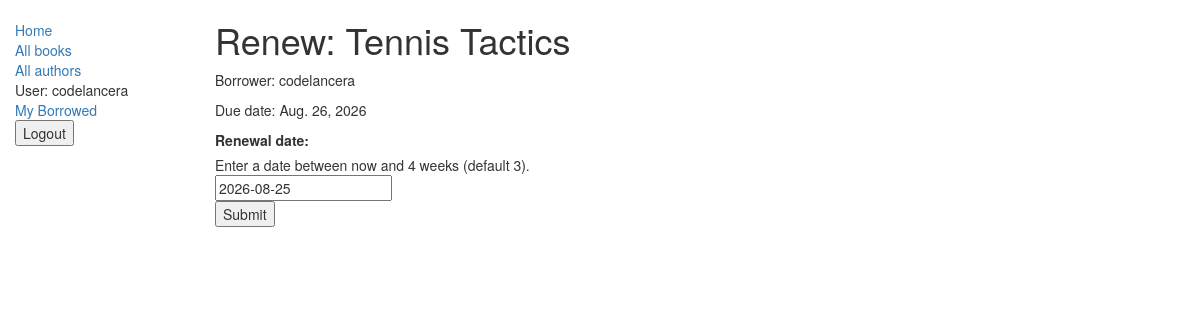
Page /catalog/book/a103a5b3-7d7f-4ad2-93c6-04ac33cd5fe1/renew/ (signed in) on the committed database.
### catalog/models.py (models this page shows, shortened)
class BookInstance(models.Model):
    id = models.UUIDField(
        primary_key=True,
        default=uuid.uuid4,
        help_text="Unique ID for this particular book"
    )
    book = models.ForeignKey(
        "Book",
        on_delete=models.SET_NULL,
        null=True
    )
    imprint = models.CharField(max_length=200)
    due_back = models.DateField(
        null=True,
        blank=True
    )
    LOAN_STATUS = (
        ("m", "Maintenance"),
        ("o", "On loan"),
        ("a", "Available"),
        ("r", "Reserved"),
    )
    status = models.CharField(
        max_length=1,
        choices=LOAN_STATUS,
        blank=True,
        default="m",
        help_text="Book availability"
    )
    class Meta:
        ordering = ["due_back"]
        permissions = (("can_mark_returned", "Set book as returned"),)
    borrower = models.ForeignKey(User, on_delete=models.SET_NULL, null=True, blank=True)
    @property
    def is_overdue(self):
        if self.due_back and date.today() > self.due_back:
            return True
        return False

class Book(models.Model):
    title = models.CharField(max_length=200)
    author = models.ForeignKey(
        "Author",
        on_delete=models.SET_NULL,
        null=True
    )
    summary = models.TextField(
        max_length=1000,
        help_text="Enter a brief description of the book"
    )
    isbn = models.CharField(
        "ISBN",
        max_length=13,
        help_text="13 Character ISBN number"
    )
    genre = models.ManyToManyField(
        Genre,
        help_text="Select a genre for this book"
    )
    def display_genre(self):    # 这他妈啥机制啊
        """
        Creates a string for the genre, This is required to display genre in Admin
        """
        return ', '.join([ genre.name for genre in self.genre.all()[:3] ])
    display_genre.short_description = 'Genre'   # 这又是在干啥

### catalog/views.py (the view)
# urls.py: path('book/<uuid:pk>/renew/', views.renew_book_librarian, name='renew-book-librarian')
@permission_required('catalog.can_mark_returned')   # 这是啥
def renew_book_librarian(request, pk):
    book_inst = get_object_or_404(BookInstance, pk=pk)  # 尼玛这个BookInstance是个类名吗
    if request.method == 'POST':
        form = RenewBookForm(request.POST)
        if form.is_valid():
            book_inst.due_back = form.cleaned_data['renewal_date']
            book_inst.save() # 更新信息
            return HttpResponseRedirect(reverse('my-borrowed'))
    else:   # 如果这是个GET请求（来请求获得default form）
        proposed_renewal_date = datetime.date.today() + datetime.timedelta(weeks=3)
        form = RenewBookForm(initial={
            'renewal_date' : proposed_renewal_date,
        })
    return render(request,
                  'catalog/book_renew_librarian.html',
                  {'form' : form, 'bookinst': book_inst}
                  )

### catalog/forms.py (shortened to what this page needs)
class RenewBookForm(forms.Form):
    renewal_date = forms.DateField(help_text="Enter a date between now and 4 weeks (default 3).")

### catalog/templates/catalog/book_renew_librarian.html (shortened to what this page needs)
{% extends "base_generic.html" %}
{% block content %}
  <h1>Renew: {{bookinst.book.title}}</h1>
  <p>Borrower: {{bookinst.borrower}}</p>
  <p{% if bookinst.is_overdue %} class="text-danger"{% endif %}>Due date: {{bookinst.due_back}}</p>
  <form action="" method="post">
    <table>
      {{ form }}
    </table>
    <input type="submit" value="Submit" />
  </form>
{% endblock %}

### catalog/templates/base_generic.html (shortened to what this page needs)
{% load static %}
<link rel="stylesheet" href="{% static 'css/styles.css' %}" />
<!doctype html>
<html lang="en">
  <head>
    <link
      rel="stylesheet"
      href="https://maxcdn.bootstrapcdn.com/bootstrap/3.3.7/css/bootstrap.min.css" />
    {% load static %}
    <link rel="stylesheet" href="{% static 'css/styles.css' %}" />
  </head>
  <body>
    <div class="container-fluid">
      <div class="row">
        <div class="col-sm-2">
          {% block sidebar %}
            <ul class="sidebar-nav">
              <li><a href="{% url 'index' %}">Home</a></li>
              <li><a href="{% url 'books' %}">All books</a></li>
              <li><a href="{% url 'authors' %}">All authors</a></li>
              {% if user.is_authenticated %}
                <li>User: {{ user.get_username }}</li>
                <li><a href="{% url 'my-borrowed' %}">My Borrowed</a></li>
                <li>
                  <form method="post" action="{% url 'logout' %}">
                    <button type="submit">Logout</button>
                  </form>
                </li>
              {% else %}
                <li><a href="{% url 'login'%}?next={{request.path}}">Login</a></li>
              {% endif %}
            </ul>
          {% endblock %}
        </div>
        <div class="col-sm-10">
          {% block content %}{% endblock %}
        </div>
      </div>
    </div>
  </body>
</html>

### catalog/static/css/styles.css (style rules this page uses)
.sidebar-nav { margin-top: 20px; padding: 0; list-style: none; }

### rows in the picture
BookInstance: book "Tennis Tactics", borrower "codelancera", due_back "Aug. 26, 2026"

### other values in the picture
{{ user.get_username }} "codelancera"
